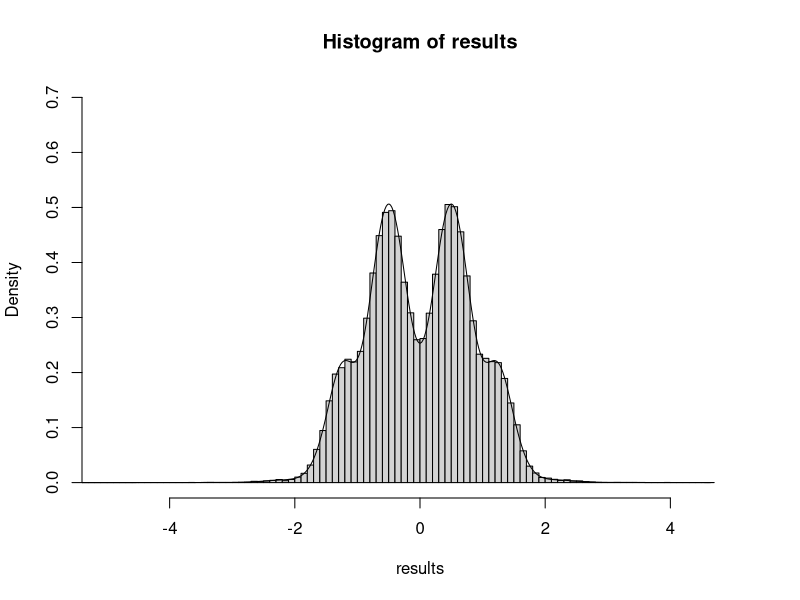

This figure's R source:
set.seed(1)

n <- 10^5
M <- pi/2

f_func <- function(x) {
  (1 + sin(pi * x)^2) / (x^8 + 8)
}
g_density <- function(x) {
  1 / (pi * (x^2 + 1))
}

counter <- 0
results <- c()
while (length(results) < n) {
  u1 <- runif(1)
  Y <- tan(pi * u1 - pi * 0.5)

  counter <- counter + 1
  u2 <- runif(1)
  if (u2 < f_func(Y) / (M * g_density(Y))) {
    results <- c(results, Y)
  }
}

hist(results, probability = TRUE, xlim = c(-5, 5), ylim = c(0, 0.7), breaks = 100)

# True density function.
fnormalizing_constant <- integrate(f_func, -Inf, Inf)$value

f_density <- function(x) {
  f_func(x) / fnormalizing_constant
}

x_eval <- seq(min(results), max(results), length.out = 500)
lines(x_eval, f_density(x_eval))
